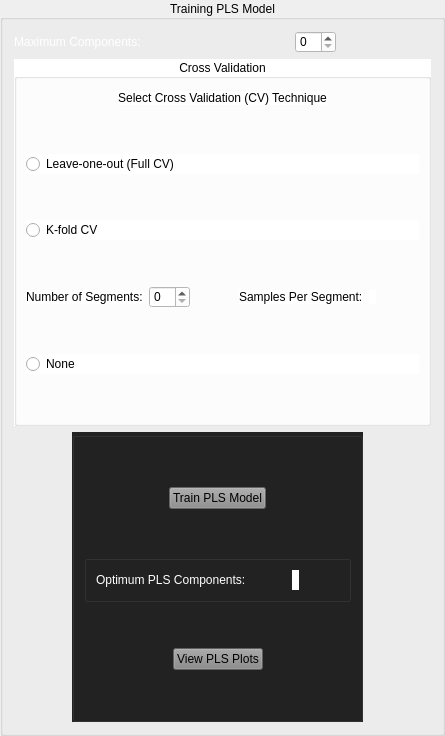
          <widget class="QGroupBox" name="GB_TrainModel">
           <property name="title">
            <string>Training PLS Model</string>
           </property>
           <property name="alignment">
            <set>Qt::AlignCenter</set>
           </property>
           <layout class="QVBoxLayout" name="verticalLayout_17">
            <item>
             <layout class="QVBoxLayout" name="verticalLayout_16">
              <item>
               <layout class="QHBoxLayout" name="horizontalLayout_11">
                <item>
                 <widget class="QLabel" name="label_19">
                  <property name="styleSheet">
                   <string notr="true">color: white;</string>
                  </property>
                  <property name="text">
                   <string>Maximum Components:</string>
                  </property>
                 </widget>
                </item>
                <item>
                 <spacer name="horizontalSpacer_6">
                  <property name="orientation">
                   <enum>Qt::Horizontal</enum>
                  </property>
                  <property name="sizeType">
                   <enum>QSizePolicy::Preferred</enum>
                  </property>
                  <property name="sizeHint" stdset="0">
                   <size>
                    <width>148</width>
                    <height>20</height>
                   </size>
                  </property>
                 </spacer>
                </item>
                <item>
                 <widget class="QSpinBox" name="SB_Components">
                  <property name="sizePolicy">
                   <sizepolicy hsizetype="Maximum" vsizetype="Fixed">
                    <horstretch>0</horstretch>
                    <verstretch>0</verstretch>
                   </sizepolicy>
                  </property>
                  <property name="styleSheet">
                   <string notr="true">background-color: rgb(255, 255, 255);
color: black;</string>
                  </property>
                 </widget>
                </item>
                <item>
                 <spacer name="horizontalSpacer_28">
                  <property name="orientation">
                   <enum>Qt::Horizontal</enum>
                  </property>
                  <property name="sizeType">
                   <enum>QSizePolicy::Expanding</enum>
                  </property>
                  <property name="sizeHint" stdset="0">
                   <size>
                    <width>40</width>
                    <height>20</height>
                   </size>
                  </property>
                 </spacer>
                </item>
               </layout>
              </item>
              <item>
               <widget class="QGroupBox" name="groupBox_6">
                <property name="styleSheet">
                 <string notr="true">background-color: rgb(255, 255, 255);
color: black;</string>
                </property>
                <property name="title">
                 <string>Cross Validation</string>
                </property>
                <property name="alignment">
                 <set>Qt::AlignCenter</set>
                </property>
                <layout class="QVBoxLayout" name="verticalLayout_13">
                 <item>
                  <layout class="QVBoxLayout" name="verticalLayout_12">
                   <item>
                    <layout class="QHBoxLayout" name="horizontalLayout_10">
                     <item>
                      <spacer name="horizontalSpacer_8">
                       <property name="orientation">
                        <enum>Qt::Horizontal</enum>
                       </property>
                       <property name="sizeHint" stdset="0">
                        <size>
                         <width>78</width>
                         <height>20</height>
                        </size>
                       </property>
                      </spacer>
                     </item>
                     <item>
                      <widget class="QLabel" name="label_20">
                       <property name="sizePolicy">
                        <sizepolicy hsizetype="Preferred" vsizetype="Maximum">
                         <horstretch>0</horstretch>
                         <verstretch>0</verstretch>
                        </sizepolicy>
                       </property>
                       <property name="text">
                        <string>Select Cross Validation (CV) Technique</string>
                       </property>
                       <property name="alignment">
                        <set>Qt::AlignCenter</set>
                       </property>
                      </widget>
                     </item>
                     <item>
                      <spacer name="horizontalSpacer_9">
                       <property name="orientation">
                        <enum>Qt::Horizontal</enum>
                       </property>
                       <property name="sizeHint" stdset="0">
                        <size>
                         <width>88</width>
                         <height>20</height>
                        </size>
                       </property>
                      </spacer>
                     </item>
                    </layout>
                   </item>
                   <item>
                    <spacer name="verticalSpacer_18">
                     <property name="orientation">
                      <enum>Qt::Vertical</enum>
                     </property>
                     <property name="sizeHint" stdset="0">
                      <size>
                       <width>20</width>
                       <height>40</height>
                      </size>
                     </property>
                    </spacer>
                   </item>
                   <item>
                    <widget class="QRadioButton" name="RB_Leave1">
                     <property name="text">
                      <string>Leave-one-out (Full CV)</string>
                     </property>
                    </widget>
                   </item>
                   <item>
                    <spacer name="verticalSpacer_19">
                     <property name="orientation">
                      <enum>Qt::Vertical</enum>
                     </property>
                     <property name="sizeHint" stdset="0">
                      <size>
                       <width>20</width>
                       <height>40</height>
                      </size>
                     </property>
                    </spacer>
                   </item>
                   <item>
                    <layout class="QVBoxLayout" name="verticalLayout_11">
                     <item>
                      <widget class="QRadioButton" name="RB_Kfold">
                       <property name="text">
                        <string>K-fold CV</string>
                       </property>
                      </widget>
                     </item>
                     <item>
                      <spacer name="verticalSpacer_24">
                       <property name="orientation">
                        <enum>Qt::Vertical</enum>
                       </property>
                       <property name="sizeHint" stdset="0">
                        <size>
                         <width>20</width>
                         <height>40</height>
                        </size>
                       </property>
                      </spacer>
                     </item>
                     <item>
                      <layout class="QHBoxLayout" name="horizontalLayout_9">
                       <item>
                        <layout class="QHBoxLayout" name="horizontalLayout_7">
                         <item>
                          <widget class="QLabel" name="LB_NSegment">
                           <property name="sizePolicy">
                            <sizepolicy hsizetype="Preferred" vsizetype="Maximum">
                             <horstretch>0</horstretch>
                             <verstretch>0</verstretch>
                            </sizepolicy>
                           </property>
                           <property name="text">
                            <string>Number of Segments:</string>
                           </property>
                          </widget>
                         </item>
                         <item>
                          <widget class="QSpinBox" name="SP_NSegment"/>
                         </item>
                        </layout>
                       </item>
                       <item>
                        <spacer name="horizontalSpacer_7">
                         <property name="orientation">
                          <enum>Qt::Horizontal</enum>
                         </property>
                         <property name="sizeType">
                          <enum>QSizePolicy::Expanding</enum>
                         </property>
                         <property name="sizeHint" stdset="0">
                          <size>
                           <width>28</width>
                           <height>20</height>
                          </size>
                         </property>
                        </spacer>
                       </item>
                       <item>
                        <layout class="QHBoxLayout" name="horizontalLayout_8">
                         <item>
                          <widget class="QLabel" name="LB_SSegment">
                           <property name="sizePolicy">
                            <sizepolicy hsizetype="Preferred" vsizetype="Maximum">
                             <horstretch>0</horstretch>
                             <verstretch>0</verstretch>
                            </sizepolicy>
                           </property>
                           <property name="text">
                            <string>Samples Per Segment:</string>
                           </property>
                          </widget>
                         </item>
                         <item>
                          <widget class="QLabel" name="LB_SSegAns">
                           <property name="sizePolicy">
                            <sizepolicy hsizetype="Preferred" vsizetype="Maximum">
                             <horstretch>0</horstretch>
                             <verstretch>0</verstretch>
                            </sizepolicy>
                           </property>
                           <property name="text">
                            <string/>
                           </property>
                          </widget>
                         </item>
                        </layout>
                       </item>
                       <item>
                        <spacer name="horizontalSpacer_30">
                         <property name="orientation">
                          <enum>Qt::Horizontal</enum>
                         </property>
                         <property name="sizeHint" stdset="0">
                          <size>
                           <width>40</width>
                           <height>20</height>
                          </size>
                         </property>
                        </spacer>
                       </item>
                      </layout>
                     </item>
                    </layout>
                   </item>
                   <item>
                    <spacer name="verticalSpacer_20">
                     <property name="orientation">
                      <enum>Qt::Vertical</enum>
                     </property>
                     <property name="sizeHint" stdset="0">
                      <size>
                       <width>20</width>
                       <height>40</height>
                      </size>
                     </property>
                    </spacer>
                   </item>
                   <item>
                    <widget class="QRadioButton" name="RB_NoCV">
                     <property name="text">
                      <string>None</string>
                     </property>
                    </widget>
                   </item>
                   <item>
                    <spacer name="verticalSpacer_26">
                     <property name="orientation">
                      <enum>Qt::Vertical</enum>
                     </property>
                     <property name="sizeHint" stdset="0">
                      <size>
                       <width>20</width>
                       <height>40</height>
                      </size>
                     </property>
                    </spacer>
                   </item>
                  </layout>
                 </item>
                </layout>
               </widget>
              </item>
              <item>
               <layout class="QHBoxLayout" name="horizontalLayout_14">
                <item>
                 <spacer name="horizontalSpacer_14">
                  <property name="orientation">
                   <enum>Qt::Horizontal</enum>
                  </property>
                  <property name="sizeHint" stdset="0">
                   <size>
                    <width>58</width>
                    <height>20</height>
                   </size>
                  </property>
                 </spacer>
                </item>
                <item>
                 <widget class="QGroupBox" name="groupBox_17">
                  <property name="styleSheet">
                   <string notr="true">background-color: rgb(34, 34, 34);
color: black;</string>
                  </property>
                  <property name="title">
                   <string/>
                  </property>
                  <layout class="QVBoxLayout" name="verticalLayout_15">
                   <item>
                    <spacer name="verticalSpacer_22">
                     <property name="orientation">
                      <enum>Qt::Vertical</enum>
                     </property>
                     <property name="sizeHint" stdset="0">
                      <size>
                       <width>20</width>
                       <height>40</height>
                      </size>
                     </property>
                    </spacer>
                   </item>
                   <item>
                    <layout class="QVBoxLayout" name="verticalLayout_14">
                     <item>
                      <layout class="QHBoxLayout" name="horizontalLayout_12">
                       <item>
                        <spacer name="horizontalSpacer_10">
                         <property name="orientation">
                          <enum>Qt::Horizontal</enum>
                         </property>
                         <property name="sizeHint" stdset="0">
                          <size>
                           <width>40</width>
                           <height>20</height>
                          </size>
                         </property>
                        </spacer>
                       </item>
                       <item>
                        <widget class="QPushButton" name="PB_Train">
                         <property name="styleSheet">
                          <string notr="true">background-color: rgb(140, 140, 140);</string>
                         </property>
                         <property name="text">
                          <string>Train PLS Model</string>
                         </property>
                        </widget>
                       </item>
                       <item>
                        <spacer name="horizontalSpacer_11">
                         <property name="orientation">
                          <enum>Qt::Horizontal</enum>
                         </property>
                         <property name="sizeHint" stdset="0">
                          <size>
                           <width>40</width>
                           <height>20</height>
                          </size>
                         </property>
                        </spacer>
                       </item>
                      </layout>
                     </item>
                     <item>
                      <spacer name="verticalSpacer_36">
                       <property name="orientation">
                        <enum>Qt::Vertical</enum>
                       </property>
                       <property name="sizeHint" stdset="0">
                        <size>
                         <width>20</width>
                         <height>40</height>
                        </size>
                       </property>
                      </spacer>
                     </item>
                     <item>
                      <widget class="QGroupBox" name="groupBox_25">
                       <property name="sizePolicy">
                        <sizepolicy hsizetype="Preferred" vsizetype="Maximum">
                         <horstretch>0</horstretch>
                         <verstretch>0</verstretch>
                        </sizepolicy>
                       </property>
                       <property name="title">
                        <string/>
                       </property>
                       <layout class="QGridLayout" name="gridLayout_25">
                        <item row="0" column="0">
                         <layout class="QHBoxLayout" name="horizontalLayout_55">
                          <item>
                           <widget class="QLabel" name="label_23">
                            <property name="styleSheet">
                             <string notr="true">color: white;</string>
                            </property>
                            <property name="text">
                             <string>Optimum PLS Components:</string>
                            </property>
                           </widget>
                          </item>
                          <item>
                           <spacer name="horizontalSpacer_66">
                            <property name="orientation">
                             <enum>Qt::Horizontal</enum>
                            </property>
                            <property name="sizeType">
                             <enum>QSizePolicy::Maximum</enum>
                            </property>
                            <property name="sizeHint" stdset="0">
                             <size>
                              <width>40</width>
                              <height>20</height>
                             </size>
                            </property>
                           </spacer>
                          </item>
                          <item>
                           <widget class="QLabel" name="LB_OptimumPLSComp">
                            <property name="sizePolicy">
                             <sizepolicy hsizetype="Preferred" vsizetype="Preferred">
                              <horstretch>0</horstretch>
                              <verstretch>0</verstretch>
                             </sizepolicy>
                            </property>
                            <property name="styleSheet">
                             <string notr="true">background-color: rgb(255, 255, 255);
color: black;</string>
                            </property>
                            <property name="text">
                             <string/>
                            </property>
                            <property name="alignment">
                             <set>Qt::AlignCenter</set>
                            </property>
                           </widget>
                          </item>
                          <item>
                           <spacer name="horizontalSpacer_67">
                            <property name="orientation">
                             <enum>Qt::Horizontal</enum>
                            </property>
                            <property name="sizeType">
                             <enum>QSizePolicy::Maximum</enum>
                            </property>
                            <property name="sizeHint" stdset="0">
                             <size>
                              <width>40</width>
                              <height>20</height>
                             </size>
                            </property>
                           </spacer>
                          </item>
                         </layout>
                        </item>
                       </layout>
                      </widget>
                     </item>
                     <item>
                      <spacer name="verticalSpacer_21">
                       <property name="orientation">
                        <enum>Qt::Vertical</enum>
                       </property>
                       <property name="sizeHint" stdset="0">
                        <size>
                         <width>20</width>
                         <height>40</height>
                        </size>
                       </property>
                      </spacer>
                     </item>
                     <item>
                      <layout class="QHBoxLayout" name="horizontalLayout_13">
                       <item>
                        <spacer name="horizontalSpacer_12">
                         <property name="orientation">
                          <enum>Qt::Horizontal</enum>
                         </property>
                         <property name="sizeHint" stdset="0">
                          <size>
                           <width>40</width>
                           <height>20</height>
                          </size>
                         </property>
                        </spacer>
                       </item>
                       <item>
                        <widget class="QPushButton" name="PB_ViewPlots">
                         <property name="styleSheet">
                          <string notr="true">background-color: rgb(135, 135, 135);</string>
                         </property>
                         <property name="text">
                          <string>View PLS Plots</string>
                         </property>
                        </widget>
                       </item>
                       <item>
                        <spacer name="horizontalSpacer_13">
                         <property name="orientation">
                          <enum>Qt::Horizontal</enum>
                         </property>
                         <property name="sizeHint" stdset="0">
                          <size>
                           <width>40</width>
                           <height>20</height>
                          </size>
                         </property>
                        </spacer>
                       </item>
                      </layout>
                     </item>
                    </layout>
                   </item>
                   <item>
                    <spacer name="verticalSpacer_23">
                     <property name="orientation">
                      <enum>Qt::Vertical</enum>
                     </property>
                     <property name="sizeHint" stdset="0">
                      <size>
                       <width>20</width>
                       <height>40</height>
                      </size>
                     </property>
                    </spacer>
                   </item>
                  </layout>
                 </widget>
                </item>
                <item>
                 <spacer name="horizontalSpacer_15">
                  <property name="orientation">
                   <enum>Qt::Horizontal</enum>
                  </property>
                  <property name="sizeHint" stdset="0">
                   <size>
                    <width>68</width>
                    <height>20</height>
                   </size>
                  </property>
                 </spacer>
                </item>
               </layout>
              </item>
             </layout>
            </item>
           </layout>
          </widget>
